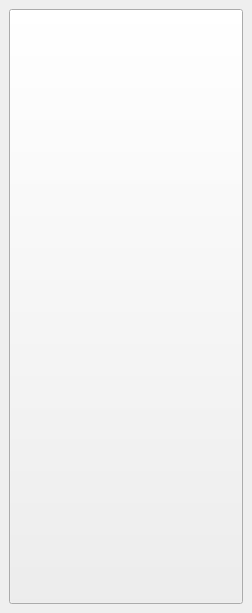
<?xml version="1.0" encoding="UTF-8"?>
<ui version="4.0">
 <class>presentatieDockWidgetBase</class>
 <widget class="QDockWidget" name="presentatieDockWidgetBase">
  <property name="geometry">
   <rect>
    <x>0</x>
    <y>0</y>
    <width>252</width>
    <height>613</height>
   </rect>
  </property>
  <property name="windowTitle">
   <string>QGIS_gebruikersdag</string>
  </property>
  <widget class="QWidget" name="dockWidgetContents">
   <layout class="QGridLayout" name="gridLayout">
    <item row="0" column="0">
     <widget class="QPushButton" name="pushButton">
      <property name="sizePolicy">
       <sizepolicy hsizetype="Minimum" vsizetype="Minimum">
        <horstretch>0</horstretch>
        <verstretch>0</verstretch>
       </sizepolicy>
      </property>
      <property name="icon">
       <iconset resource="resources.qrc">
        <normaloff>:/plugins/presentatie/logo_qgis.png</normaloff>:/plugins/presentatie/logo_qgis.png</iconset>
      </property>
      <property name="iconSize">
       <size>
        <width>200</width>
        <height>200</height>
       </size>
      </property>
     </widget>
    </item>
   </layout>
  </widget>
 </widget>
 <connections/>
</ui>
